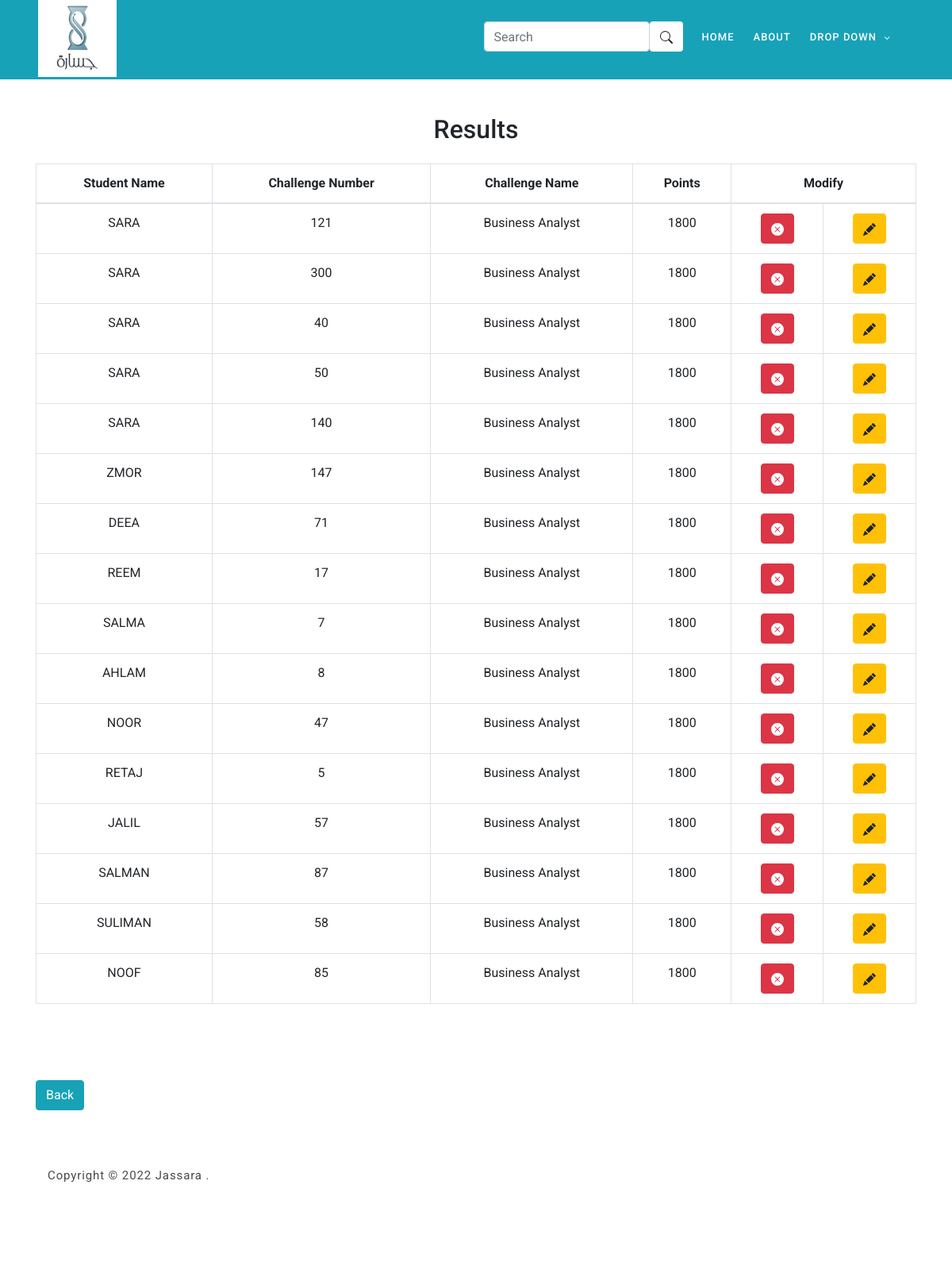
The app's page /ManageRanking.php, older data.
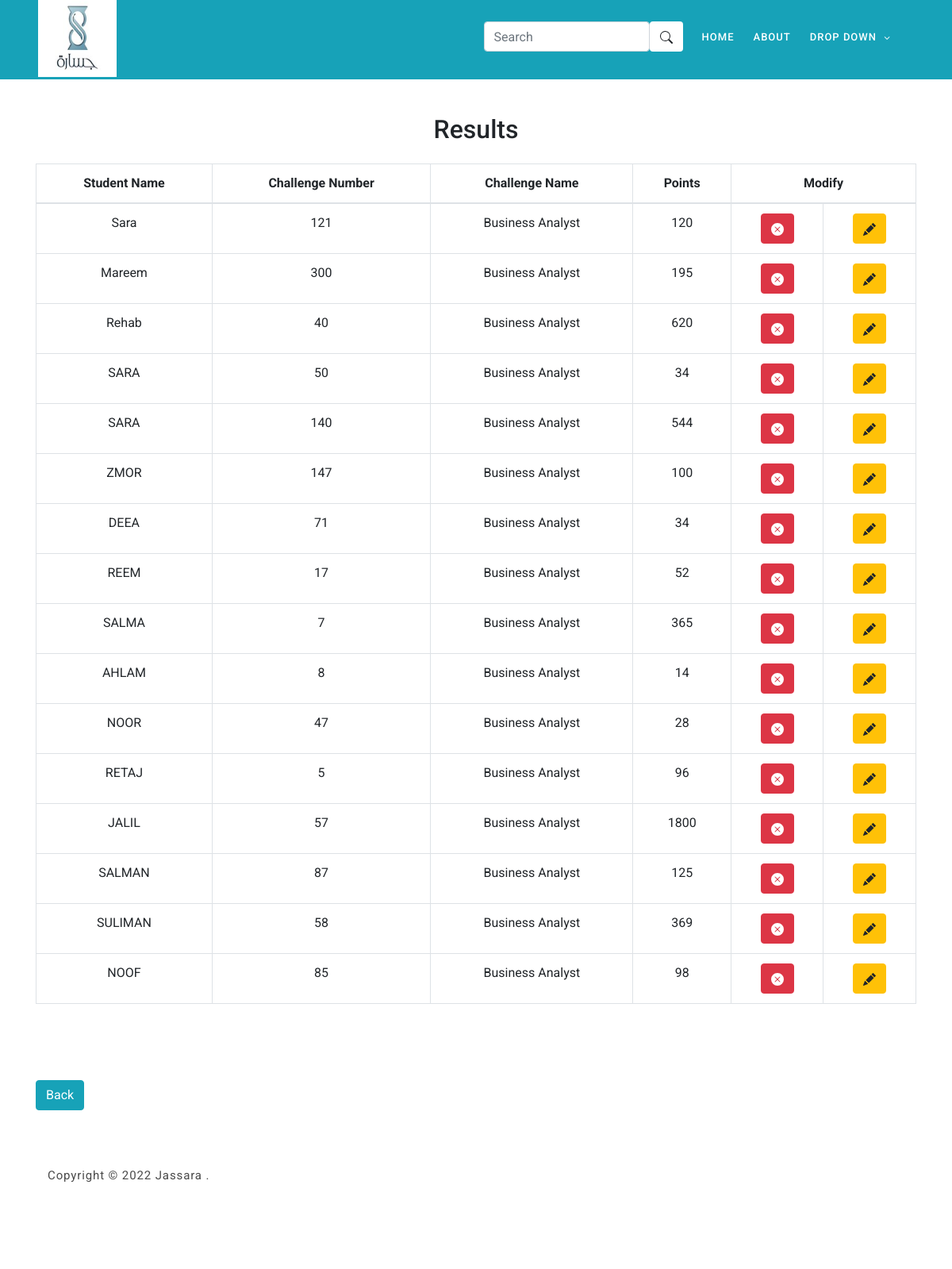
The same page, newer data.
### tables this page shows
CREATE TABLE `result` (
  `stname` varchar(255) NOT NULL,
  `point` int(11) NOT NULL,
  `challenge_num` int(10) NOT NULL,
  `challenge_name` varchar(255) NOT NULL
);

### ManageRanking.php (the view, shortened to what this page needs)
<?php
include 'tamplate.php';
Admin_header();
admin_nav();
$con = connection();
$sql = "SELECT * FROM result";
$result = mysqli_query($con, $sql);
?>
<br>
<br>
<br>
<br>
<br>
<br>
<div class="container">
    <h2 style="text-align: center;">Results</h2>
    <br>
    <table class="table table-bordered col mb-5" id="table-list">
        <thead>
            <tr>
                <th style="text-align: center;">Student Name</th>
                <th style="text-align: center;">Challenge Number</th>
                <th style="text-align: center;">Challenge Name</th>
                <th style="text-align: center;">Points</th>
                <th style="text-align: center;" colspan="2">Modify</th>
            </tr>
        </thead>
        <tbody>
            <?php
            while ($row = mysqli_fetch_array($result, MYSQLI_ASSOC)) {
                echo
                '<tr style="text-align:center;">
                    <td class ="ChallengeNum">' . $row['stname'] . '</td>
                    <td>' . $row['challenge_num'] . '</td>
                    <td>' . $row['challenge_name'] . '</td>
                    <td>' . $row['point'] . '</td>
                    <td>
                    <form action="" method="POST">
                            <abbr title="Delete Challenge">
                                 <button class="btn btn-danger" value="' . $row['challenge_num'] . '" name="Delete_button" onclick="confirm("Are you sure ?")">
                                        <svg xmlns="http://www.w3.org/2000/svg" width="16" height="16" fill="currentColor" class="bi bi-x-circle-fill" viewBox="0 0 16 16">
                                            <path d="M16 8A8 8 0 1 1 0 8a8 8 0 0 1 16 0zM5.354 4.646a.5.5 0 1 0-.708.708L7.293 8l-2.647 2.646a.5.5 0 0 0 .708.708L8 8.707l2.646 2.647a.5.5 0 0 0 .708-.708L8.707 8l2.647-2.646a.5.5 0 0 0-.708-.708L8 7.293 5.354 4.646z" />
                                        </svg>
                                </button>
                                </abbr>
                        </form>
                    </td>
                    <td>
                    <form action="ModifyResults.php" Method="POST">
                    <abbr title="Modify Challenge">
                    <input value="' . $row['stname'] . '" hidden name="STNAME">
                            <button class="btn btn-warning" value="' . $row['challenge_num'] . '" id="M_btn" name="Modify_btn" data-target="#ModifyModal" data-toggle="modal" >
                                <svg xmlns="http://www.w3.org/2000/svg" width="16" height="16" fill="currentColor" class="bi bi-pencil-fill" viewBox="0 0 16 16">
                                     <path d="M12.854.146a.5.5 0 0 0-.707 0L10.5 1.793 14.207 5.5l1.647-1.646a.5.5 0 0 0 0-.708l-3-3zm.646 6.061L9.793 2.5 3.293 9H3.5a.5.5 0 0 1 .5.5v.5h.5a.5.5 0 0 1 .5.5v.5h.5a.5.5 0 0 1 .5.5v.5h.5a.5.5 0 0 1 .5.5v.207l6.5-6.5zm-7.468 7.468A.5.5 0 0 1 6 13.5V13h-.5a.5.5 0 0 1-.5-.5V12h-.5a.5.5 0 0 1-.5-.5V11h-.5a.5.5 0 0 1-.5-.5V10h-.5a.499.499 0 0 1-.175-.032l-.179.178a.5.5 0 0 0-.11.168l-2 5a.5.5 0 0 0 .65.65l5-2a.5.5 0 0 0 .168-.11l.178-.178z" />
                                </svg>
                             </button>
                    </abbr>
                    </form>
                    </td>
                </tr>';
            }
            ?>
        </tbody>
    </table>
    <br>
    <br>
    <?php
    if (!empty($_SESSION['userRole'])) {
        if ($_SESSION['userRole'] == "Faculty") {
            echo
            '
            <button type="button col" class="btn btn-info">
                <a style="color:White;" href="faculty.php">Back</a>
            </button>
            ';
        }
    } else {
        echo
        '
            <button type="button col" class="btn btn-info">
                <a style="color:White;" href="admin.php">Back</a>
            </button>
            ';
    }
    ?>
    <?php
    footer();
    ?>

### tamplate.php (shortened to what this page needs)
<?php
function footer()
{
    echo '
    <footer style="margin-top: 700;">
        <div class="container" style="display: block;">
            <div class="row">
                <div class="col-lg-7 col-md-12 col-sm-12">
                    <p class="copyright">Copyright &copy; 2022 Jassara
                        .
                </div>
            </div>
        </div>
    </footer>
    <script src="assets/js/jquery-2.1.0.min.js"></script>
    <script src="assets/js/popper.js"></script>
    <script src="assets/js/bootstrap.min.js"></script>
    <script src="assets/js/owl-carousel.js"></script>
    <script src="assets/js/scrollreveal.min.js"></script>
    <script src="assets/js/waypoints.min.js"></script>
    <script src="assets/js/jquery.counterup.min.js"></script>
    <script src="assets/js/imgfix.min.js"></script>
    <script src="assets/js/custom.js"></script>
</body>
</html>';
}
function Admin_header()
{
    echo '<!DOCTYPE html>
    <html lang="en">
    <head>
        <meta charset="utf-8">
        <meta name="viewport" content="width=device-width, initial-scale=1, shrink-to-fit=yes">
        <meta name="description" content="">
        <meta name="author" content="Template Mo">
        <link href="https://fonts.googleapis.com/css?family=Roboto:100,300,400,500,700,900" rel="stylesheet">
        <style>
            body {
                min-height: 100vh;
                display: flex;
                flex-direction: column;
            }
            footer {
                clear: both;
                position: relative;
                height: 200px;
                margin-top: -200px;
            }
        </style>
        <title>Jassara HTML CSS Template</title>
        <!--
    Jassara
    https://templatemo.com/tm-537-Jassara
    -->
        <link rel="stylesheet" type="text/css" href="assets/css/bootstrap.min.css">
        <link rel="stylesheet" type="text/css" href="assets/css/font-awesome.css">
        <link rel="stylesheet" type="text/css" href="assets/css/templatemo-art-factory.css">
        <link rel="stylesheet" type="text/css" href="assets/css/owl-carousel.css">
    </head>
    <header class="header-area bg-info mb-6">
        <div class="container mx-0 px-0">
            <div class="row ">
                <div class="col-lg-12">
                    <nav class="main-nav">
                        <a href="#">
                            <div class="logo pl-5">
                                <img src="assets/images/JPHP.jpg" alt="Jassara" width="99" height="97">
                            </div>
                        </a>
                        ';
}
function admin_nav()
{
    echo '
    <ul class="nav ">
        <li class="">
            <div class="input-group">
                <div class="form-outline">
                    <input type="search" id="form1" class="form-control" placeholder="Search" />
                </div>
                <button type="button" class="btn searchBarButton" style="background-color:white">
                    <svg xmlns="http://www.w3.org/2000/svg" width="16" height="16" fill="currentColor" class="bi bi-search" viewBox="0 0 16 16">
                        <path d="M11.742 10.344a6.5 6.5 0 1 0-1.397 1.398h-.001c.03.04.062.078.098.115l3.85 3.85a1 1 0 0 0 1.415-1.414l-3.85-3.85a1.007 1.007 0 0 0-.115-.1zM12 6.5a5.5 5.5 0 1 1-11 0 5.5 5.5 0 0 1 11 0z" />
                    </svg>
                </button>
            </div>
        </li>
        <li class="scroll-to-section"><a href="index.php#welcome" class="active">Home</a></li>
        <li class="scroll-to-section"><a href="index.php#about">About</a></li>
        <li class="submenu">
            <a href="javascript:;">Drop Down</a>
            <ul>
                <li><a href="ManageChallenges.php">Manage Challenges</a></li>
                <li><a href="ManageUsers.php">Manage Users</a></li>
                <li><a href="ManageRanking.php">Manage Results</a></li>
            </ul>
            </a>
    </ul>
</nav>
</div>
</div>
</div>
</header>
';
}

### assets/css/templatemo-art-factory.css (style rules this page uses)
html, body, div, span, applet, object, iframe, h1, h2, h3, h4, h5, h6, p, blockquote, div pre, a, abbr, acronym, address, big, cite, code, del, dfn, em, font, img, ins, kbd, q, s, samp, small, strike, strong, sub, sup, tt, var, b, u, i, center, dl, dt, dd, ol, ul, li, figure, header, nav, section, article, aside, footer, figcaption { margin: 0; padding: 0; border: 0; outline: 0; }
ul, li { padding: 0; margin: 0; list-style: none; }
header, nav, section, article, aside, footer, hgroup { display: block; }
* { box-sizing: border-box; }
html, body { font-family: "Roboto", sans-serif; font-weight: 400; background-color: #fff; font-size: 16px; -ms-text-size-adjust: 100%; -webkit-font-smoothing: antialiased; -moz-osx-font-smoothing: grayscale; }
a { text-decoration: none !important; }
h1, h2, h3, h4, h5, h6 { margin-top: 0px; margin-bottom: 0px; }
ul { margin-bottom: 0px; }
p { font-size: 15px; line-height: 25px; color: #4a4a4a; }
html, body { background: #fff; font-family: "Roboto", sans-serif; }
.header-area { position: absolute; top: 0px; left: 0px; right: 0px; z-index: 100; height: 100px; -webkit-transition: all 0.5s ease 0s; -moz-transition: all 0.5s ease 0s; -o-transition: all 0.5s ease 0s; transition: all 0.5s ease 0s; }
.header-area .main-nav { min-height: 80px; background: transparent; }
.header-area .main-nav .logo { line-height: 80px; color: #fff; font-size: 28px; font-weight: 700; text-transform: uppercase; letter-spacing: 2px; float: left; -webkit-transition: all 0.3s ease 0s; -moz-transition: all 0.3s ease 0s; -o-transition: all 0.3s ease 0s; transition: all 0.3s ease 0s; }
.header-area .main-nav .nav { float: right; margin-top: 27px; margin-left: 20px; margin-right: 0px; -webkit-transition: all 0.3s ease 0s; -moz-transition: all 0.3s ease 0s; -o-transition: all 0.3s ease 0s; transition: all 0.3s ease 0s; position: relative; z-index: 999; }
.header-area .main-nav .nav li { padding-left: 20px; padding-right: 20px; }
.header-area .main-nav .nav li:last-child { padding-right: 0px; }
.header-area .main-nav .nav li a { display: block; font-weight: 500; font-size: 13px; color: #fff; text-transform: uppercase; -webkit-transition: all 0.3s ease 0s; -moz-transition: all 0.3s ease 0s; -o-transition: all 0.3s ease 0s; transition: all 0.3s ease 0s; height: 40px; line-height: 40px; border: transparent; letter-spacing: 1px; }
.header-area .main-nav .nav li.submenu { position: relative; padding-right: 35px; }
.header-area .main-nav .nav li.submenu:after { font-family: FontAwesome; content: "\f107"; font-size: 12px; color: #fff; position: absolute; right: 18px; top: 12px; }
@media (max-width: 1200px) { .header-area .main-nav .nav li { padding-left: 12px; padding-right: 12px; } }
@media (max-width: 1200px) { .header-area .main-nav:before { display: none; } }
@media (min-width: 992px) { .header-area .main-nav .nav { display: flex !important; } }
footer { background-color: #fff; padding: 60px 0px; }
footer .copyright { margin-top: 10px; font-weight: 400; font-size: 15px; color: #4a4a4a; letter-spacing: 0.88px; text-transform: capitalize; }

### tamplate.php (style rules this page uses)
footer { clear: both; position: relative; height: 200px; margin-top: -200px; }

Row changes from the older to the newer data that the page shows:
removed result: stname "SARA", challenge_num "121", challenge_name "Business Analyst", point "1800"
removed result: stname "SARA", challenge_num "300", challenge_name "Business Analyst", point "1800"
removed result: stname "SARA", challenge_num "40", challenge_name "Business Analyst", point "1800"
removed result: stname "SARA", challenge_num "50", challenge_name "Business Analyst", point "1800"
removed result: stname "SARA", challenge_num "140", challenge_name "Business Analyst", point "1800"
added result: stname "Sara", challenge_num "121", challenge_name "Business Analyst", point "120"
added result: stname "Mareem", challenge_num "300", challenge_name "Business Analyst", point "195"
added result: stname "Rehab", challenge_num "40", challenge_name "Business Analyst", point "620"
added result: stname "SARA", challenge_num "50", challenge_name "Business Analyst", point "34"
added result: stname "SARA", challenge_num "140", challenge_name "Business Analyst", point "544"
changed result "ZMOR": point "1800" → "100"
changed result "DEEA": point "1800" → "34"
changed result "REEM": point "1800" → "52"
changed result "SALMA": point "1800" → "365"
changed result "AHLAM": point "1800" → "14"
changed result "NOOR": point "1800" → "28"
changed result "RETAJ": point "1800" → "96"
changed result "SALMAN": point "1800" → "125"
changed result "SULIMAN": point "1800" → "369"
changed result "NOOF": point "1800" → "98"
